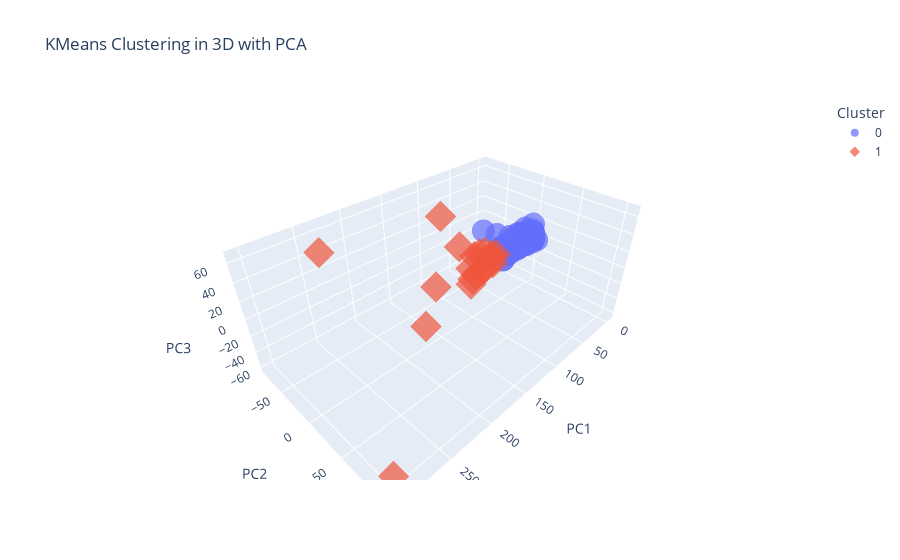

Notebook cell for this chart:
### Code cell
k_means_smartseq = k_means_clustering(data_scaled_smartseq )
plot_clusters(k_means_smartseq)

### Figure 1 — Plotly figure (JSON) as saved in the notebook; plotly's stock layout.template omitted (floating-point values rounded to 4 significant figures; data arrays with more than 128 entries replaced by an {"elided": "..."} marker saying what was removed)
{"data": [{"hovertemplate": "Cluster=0<br>PC1=%{x}<br>PC2=%{y}<br>PC3=%{z}<extra></extra>", "legendgroup": "0", "marker": {"color": "#636efa", "opacity": 0.7, "symbol": "circle"}, "mode": "markers", "name": "0", "scene": "scene", "showlegend": true, "type": "scatter3d", "x": {"elided": "2981 float values"}, "y": {"elided": "2981 float values"}, "z": {"elided": "2981 float values"}}, {"hovertemplate": "Cluster=1<br>PC1=%{x}<br>PC2=%{y}<br>PC3=%{z}<extra></extra>", "legendgroup": "1", "marker": {"color": "#EF553B", "opacity": 0.7, "symbol": "diamond"}, "mode": "markers", "name": "1", "scene": "scene", "showlegend": true, "type": "scatter3d", "x": [81.98, 81.76, 135.5, 156.0, 302.9, 135.7, 131.9, 232.1, 60.43, 153.2, 75.93, 74.77, 111.5, 101.7, 74.84, 67.81, 74.12, 71.73, 87.22], "y": [-21.13, -14.12, -15.06, 48.25, 107.6, 41.96, -27.48, -81.8, -11.19, -22.05, -6.368, -8.615, 4.224, -21.8, -1.203, 1.145, -16.82, 0.6876, -14.15], "z": [-40.4, -23.93, 67.08, 58.39, -38.83, 51.05, -22.88, 39.54, -6.477, -62.88, -13.38, -16.73, 5.977, 17.3, 2.763, 3.278, -1.157, -5.939, -27.85]}], "layout": {"legend": {"title": {"text": "Cluster"}, "tracegroupgap": 0}, "scene": {"domain": {"x": [0, 1], "y": [0, 1]}, "xaxis": {"title": {"text": "PC1"}}, "yaxis": {"title": {"text": "PC2"}}, "zaxis": {"title": {"text": "PC3"}}}, "title": {"text": "KMeans Clustering in 3D with PCA"}}}
